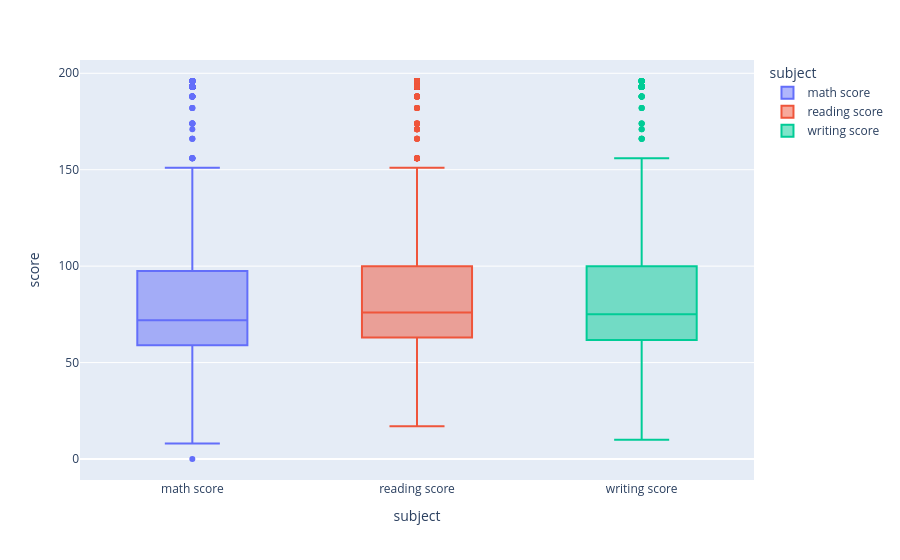

This figure's notebook cell:
### Markdown cell above
**Respuesta Esperada:**

### Code cell
exploratory_data_analysis(df_grades)

### Figure 1 — Plotly figure (JSON) as saved in the notebook; plotly's stock layout.template omitted (floating-point values rounded to 4 significant figures; data arrays with more than 128 entries replaced by an {"elided": "..."} marker saying what was removed)
{"data": [{"alignmentgroup": "True", "hovertemplate": "subject=%{x}<br>score=%{y}<extra></extra>", "legendgroup": "math score", "marker": {"color": "#636efa"}, "name": "math score", "notched": false, "offsetgroup": "math score", "orientation": "v", "showlegend": true, "type": "box", "x": {"elided": "1400 str values"}, "x0": " ", "xaxis": "x", "y": {"elided": "1400 int values"}, "y0": " ", "yaxis": "y"}, {"alignmentgroup": "True", "hovertemplate": "subject=%{x}<br>score=%{y}<extra></extra>", "legendgroup": "reading score", "marker": {"color": "#EF553B"}, "name": "reading score", "notched": false, "offsetgroup": "reading score", "orientation": "v", "showlegend": true, "type": "box", "x": {"elided": "1400 str values"}, "x0": " ", "xaxis": "x", "y": {"elided": "1400 int values"}, "y0": " ", "yaxis": "y"}, {"alignmentgroup": "True", "hovertemplate": "subject=%{x}<br>score=%{y}<extra></extra>", "legendgroup": "writing score", "marker": {"color": "#00cc96"}, "name": "writing score", "notched": false, "offsetgroup": "writing score", "orientation": "v", "showlegend": true, "type": "box", "x": {"elided": "1400 str values"}, "x0": " ", "xaxis": "x", "y": {"elided": "1400 int values"}, "y0": " ", "yaxis": "y"}], "layout": {"boxmode": "overlay", "legend": {"title": {"text": "subject"}, "tracegroupgap": 0}, "margin": {"t": 60}, "xaxis": {"anchor": "y", "categoryarray": ["math score", "reading score", "writing score"], "categoryorder": "array", "domain": [0, 1], "title": {"text": "subject"}}, "yaxis": {"anchor": "x", "domain": [0, 1], "title": {"text": "score"}}}}
